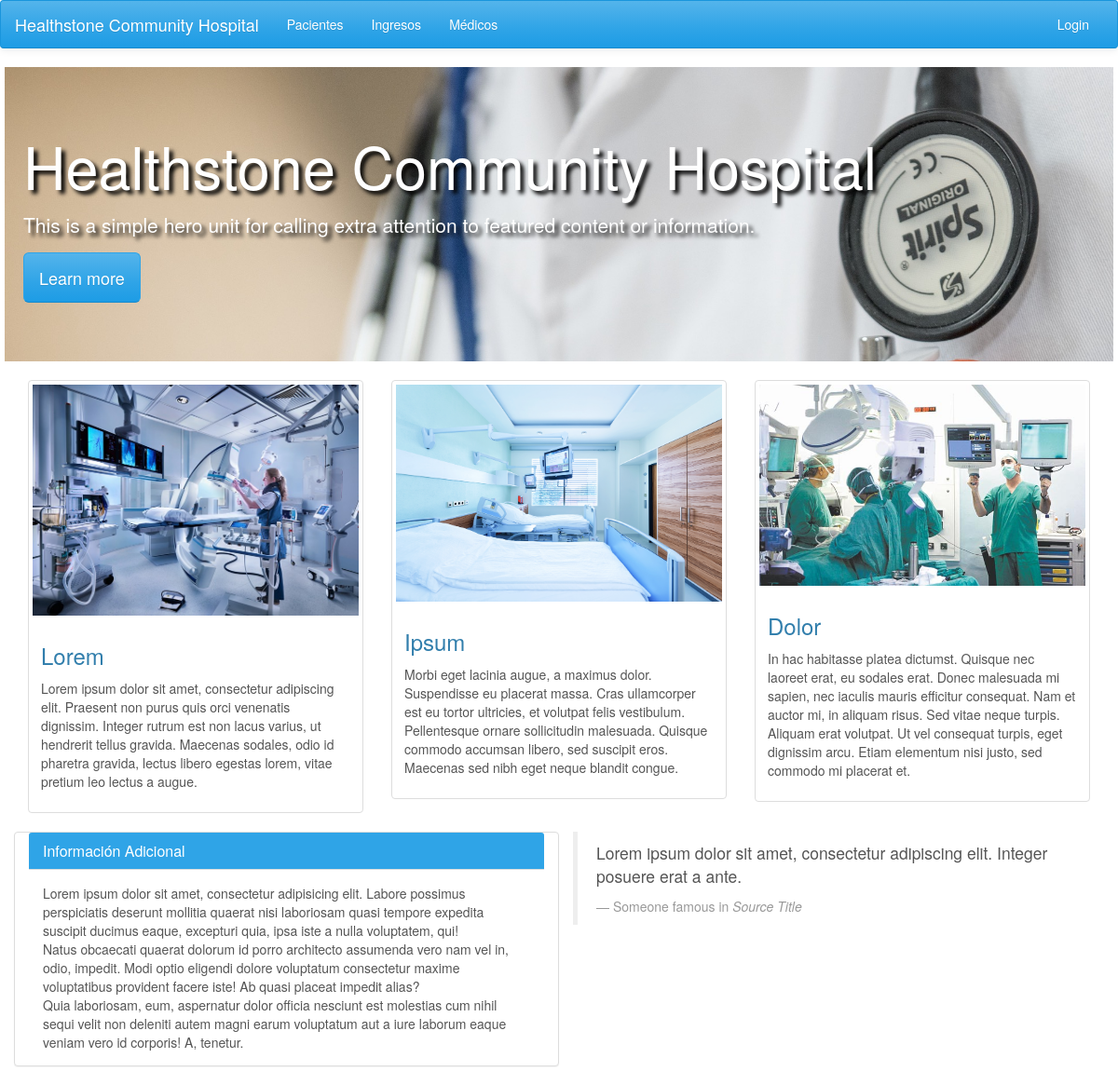
The page / on the database its author committed.
### tables this page shows
CREATE TABLE IF NOT EXISTS `frontpage_cards` (
  `cod_card` int(32) unsigned NOT NULL AUTO_INCREMENT,
  `imagen` varchar(200) DEFAULT NULL,
  `h3` varchar(50) DEFAULT NULL,
  `p` varchar(400) DEFAULT NULL,
  PRIMARY KEY (`cod_card`)
);

### index.php (the view, shortened to what this page needs)
<?php include 'header.php'; ?>
    <div class="jumbotron jumbotronportada">
      <h1>Healthstone Community Hospital</h1>
      <p>This is a simple hero unit for calling extra attention to featured content or information.</p>
      <p><a class="btn btn-primary btn-lg" href="index.php">Learn more</a></p>
    </div>
    <div class="container">
      <div class="row">
        <div class="col-lg-12">
        </div>
      </div>
      <div class="row">
        <?php
          require_once 'conexion.php';
          $sql = "SELECT cod_card, imagen, h3, p FROM frontpage_cards;";
          $result = $conexion->query($sql);
          if ($result->num_rows > 0) {
            while($row = $result->fetch_assoc()) {
        ?>
        <div class="col-sm-6 col-md-4">
          <div class="thumbnail">
            <img src="<?php echo $row["imagen"] ?>" alt="<?php echo "imagen de " . $row["h3"] ?>">
            <div class="caption">
              <h3><?php echo $row["h3"] ?></h3>
              <p><?php echo $row["p"] ?></p>
            </div>
          </div>
        </div>
        <?php
            }
          }
        ?>
      </div>
      <div class="row">
        <div class="panel panel-primary col-lg-6">
          <div class="panel-heading">
            <h3 class="panel-title">Información Adicional</h3>
          </div>
          <div class="panel-body">
            <div>Lorem ipsum dolor sit amet, consectetur adipisicing elit. Labore possimus perspiciatis deserunt mollitia quaerat nisi laboriosam quasi tempore expedita suscipit ducimus eaque, excepturi quia, ipsa iste a nulla voluptatem, qui!</div>
            <div>Natus obcaecati quaerat dolorum id porro architecto assumenda vero nam vel in, odio, impedit. Modi optio eligendi dolore voluptatum consectetur maxime voluptatibus provident facere iste! Ab quasi placeat impedit alias?</div>
            <div>Quia laboriosam, eum, aspernatur dolor officia nesciunt est molestias cum nihil sequi velit non deleniti autem magni earum voluptatum aut a iure laborum eaque veniam vero id corporis! A, tenetur.</div>
          </div>
        </div>
        <div class="col-lg-6">
          <blockquote class="blockquote">
            <p>Lorem ipsum dolor sit amet, consectetur adipiscing elit. Integer posuere erat a ante.</p>
            <small>Someone famous in <cite title="Source Title">Source Title</cite></small>
          </blockquote>
        </div>
      </div>
    </div>
<?php include 'footer.php'; ?>

### css/styles.css (style rules this page uses)
.jumbotronportada { margin-bottom: 0px; padding-left: 20px; padding-right: 20px; margin-left: 5px; margin-right: 5px; background-image: url(../res/img/doctor-medical-medicine-health.jpeg); background-position: 0% 25%; background-size: cover; background-repeat: no-repeat; color: white; text-shadow: black 0.3em 0.3em 0.3em; }

### rows shown on the page
frontpage_cards: imagen (picture), h3 "Lorem", p "Lorem ipsum dolor sit amet, consectetur adipiscing elit. Praesent non purus quis orci venenatis dignissim. Integer rutrum est non lacus varius, ut hendrerit tellus gravida. Maecenas sodales, odio id pharetra gravida, lectus libero egestas lorem, vitae pretium leo lectus a augue."
frontpage_cards: imagen (picture), h3 "Ipsum", p "Morbi eget lacinia augue, a maximus dolor. Suspendisse eu placerat massa. Cras ullamcorper est eu tortor ultricies, et volutpat felis vestibulum. Pellentesque ornare sollicitudin malesuada. Quisque commodo accumsan libero, sed suscipit eros. Maecenas sed nibh eget neque blandit congue."
frontpage_cards: imagen (picture), h3 "Dolor", p "In hac habitasse platea dictumst. Quisque nec laoreet erat, eu sodales erat. Donec malesuada mi sapien, nec iaculis mauris efficitur consequat. Nam et auctor mi, in aliquam risus. Sed vitae neque turpis. Aliquam erat volutpat. Ut vel consequat turpis, eget dignissim arcu. Etiam elementum nisi justo, sed commodo mi placerat et."
